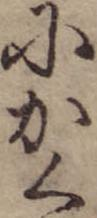
#> input picture t2.jpg, 97 x 218 px
$ python PreProc.py   (older library calls are emulated)
#> lines starting #> are read from the running program, lines starting #| are printed output that depends on the picture
import numpy as np
import cv2
from PIL import Image, ImageEnhance, ImageFilter
import os
# read

######
# How I split the three characters
######
name = "t2"
script_dir = os.path.dirname(os.path.dirname(__file__))
print(os.path.join(script_dir, str(name)+'.jpg'))
img = Image.open(os.path.join(script_dir, str(name)+'.jpg'))
#> img is the input picture: PIL image 97x218 RGB; mean R, G, B 155.5, 138, 119.2
img = img.convert('L')  # Gray scale
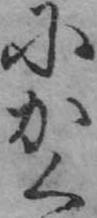
#> img: PIL image 97x218 L; min 33, max 182, mean 141.2

img.save(script_dir+'/salidas/orig.jpg')
ne_img = ImageEnhance.Contrast(img).enhance(1.5)
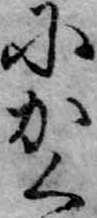
#> ne_img: PIL image 97x218 L; min 0, max 202, mean 141.1
img = ne_img.filter(ImageFilter.RankFilter(3, 2))
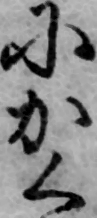
#> img: PIL image 97x218 L; min 0, max 195, mean 133.6

img.show()
res_img = img.resize((80,92*3),Image.ANTIALIAS)
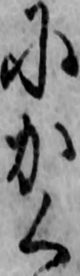
#> res_img: PIL image 80x276 L; min 0, max 196, mean 133.6
#img.save(script_dir+'/salidas/orig.jpg')
res_img.save(script_dir+'/salidas/resi.jpg')
img = res_img
width, height = img.size
#> width = 80; height = 276

area = (0,height/3, width, height - height/3)
#> area = (0, 92, 80, 184)
img2 = (img.crop(area))
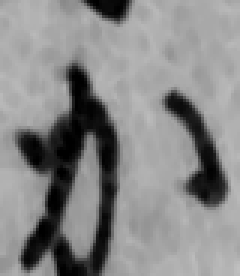
#> img2: PIL image 80x92 L (shown 3 times larger); min 0, max 192, mean 135.6
area = (0,(height/3)*2, width, height)
#> area = (0, 184, 80, 276)
img3 = (img.crop(area))
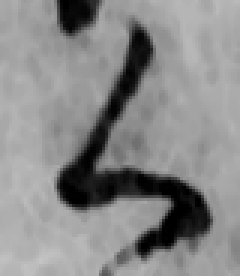
#> img3: PIL image 80x92 L (shown 3 times larger); min 0, max 196, mean 137.1
area = (0,0, width, height/3)
#> area = (0, 0, 80, 92)
img = (img.crop(area))
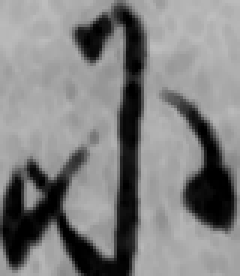
#> img: PIL image 80x92 L (shown 3 times larger); min 0, max 190, mean 128.2


img.save(script_dir+'/salidas/1.jpg')
img2.save(script_dir+'/salidas/2.jpg')
img3.save(script_dir+'/salidas/3.jpg')


# img.show()
# img2.show()
# img3.show()

# img3 = img


#
# img = cv2.imread(path+str(i)+'.jpg', cv2.IMREAD_GRAYSCALE)
# #img = cv2.imread('D:\\Descargas Ant\\alcon2019\\dataset\\train\\imgs\\1.jpg', cv2.IMREAD_GRAYSCALE)
#
# cv2.imwrite('.\\pruebas\\inp.png', img)
# img = cv2.resize(img,(90,400))
# # increase contrast
# pxmin = np.min(img)
# pxmax = np.max(img)
# imgContrast = ((img - pxmin) / (pxmax - pxmin)) * 350
#
# # increase line width
# kernel = np.ones((4, 4), np.uint8)
# imgMorph = cv2.erode(imgContrast, kernel, iterations = 1)
# #imgMorph = cv2.morphologyEx(img, cv2.MORPH_OPEN, kernel)
#
# # write
# cv2.imwrite('.\\pruebas\\out.png', imgMorph)

$ run again, with t3.png saved as t2.jpg
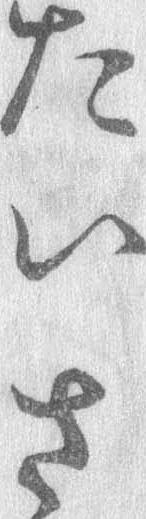
#> input picture t3.png, 146 x 519 px
#> img is the input picture: PIL image 146x519 L; min 67, max 254, mean 201.9
#> `img3 = (img.crop(area))`:
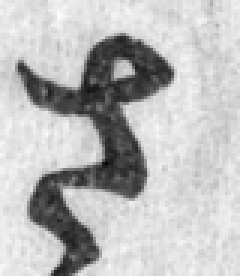
#> img3: PIL image 80x92 L (shown 3 times larger); min 4, max 252, mean 187.4
#> `img = (img.crop(area))`:
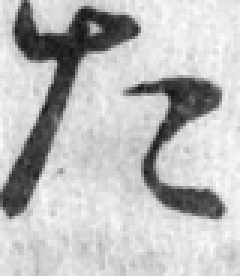
#> img: PIL image 80x92 L (shown 3 times larger); min 19, max 252, mean 188.2
